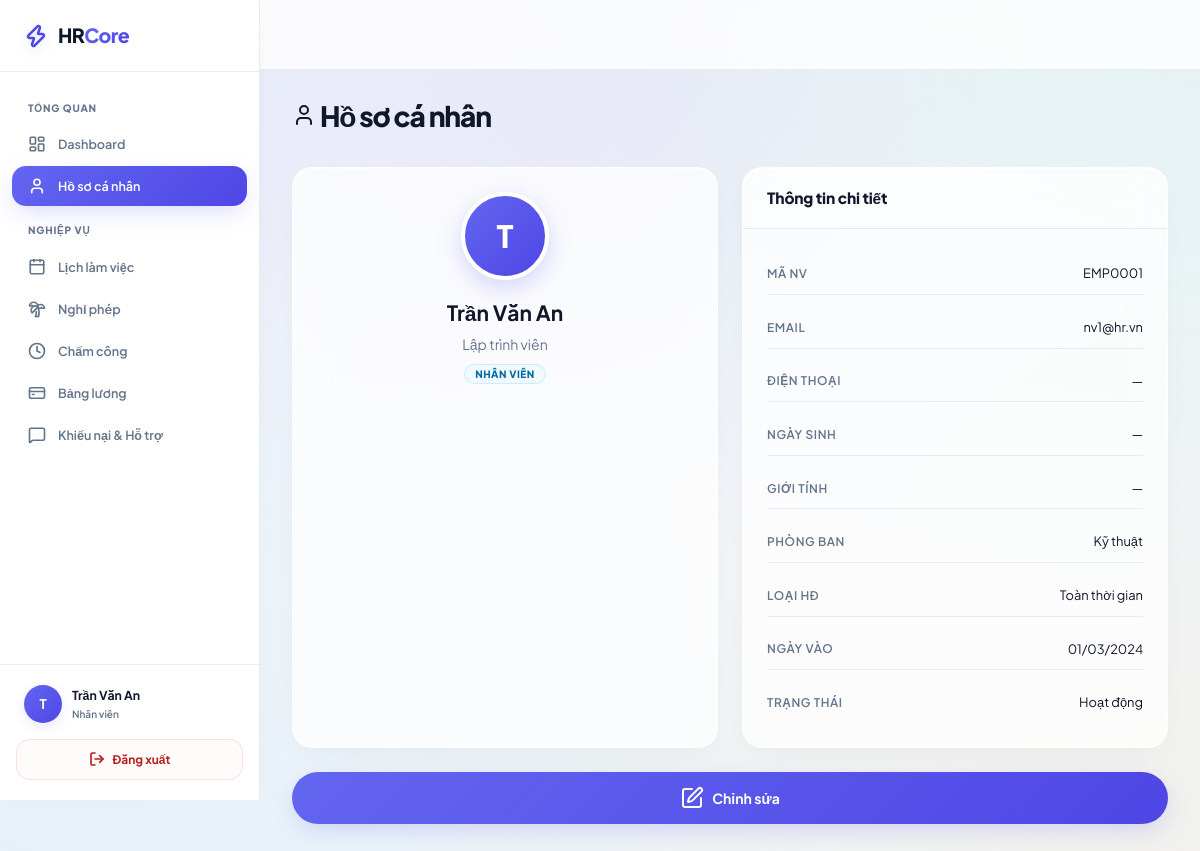
Screenshot of /profile (signed in) with the database file from the repository.
### tables this page shows
CREATE TABLE IF NOT EXISTS users (
    id              INT UNSIGNED AUTO_INCREMENT PRIMARY KEY,
    email           VARCHAR(255) NOT NULL UNIQUE,
    password_hash   VARCHAR(255) NOT NULL,
    role            ENUM('ADMIN','EMPLOYEE') NOT NULL DEFAULT 'EMPLOYEE',
    status          ENUM('ACTIVE','INACTIVE','LOCKED') NOT NULL DEFAULT 'ACTIVE',
    employee_code   VARCHAR(20)  NOT NULL UNIQUE,
    full_name       VARCHAR(200) NOT NULL,
    phone           VARCHAR(20),
    date_of_birth   DATE,
    gender          ENUM('MALE','FEMALE','OTHER'),
    department      VARCHAR(100),
    position        VARCHAR(100),
    employment_type ENUM('FULL_TIME','PART_TIME','CONTRACT') DEFAULT 'FULL_TIME',
    base_salary     DECIMAL(15,2) DEFAULT 0,
    hourly_rate     DECIMAL(10,2) DEFAULT 0,
    start_date      DATE,
    last_login_at   DATETIME,
    created_at      DATETIME NOT NULL DEFAULT CURRENT_TIMESTAMP,
    updated_at      DATETIME NOT NULL DEFAULT CURRENT_TIMESTAMP ON UPDATE CURRENT_TIMESTAMP,
    deleted_at      DATETIME,
    INDEX idx_email          (email),
    INDEX idx_employee_code  (employee_code),
    INDEX idx_status         (status)
);

### app/controllers/ProfileController.php (called while the page is built, shortened)
<?php
require_once APP_PATH . '/models/UserModel.php';
class ProfileController extends Controller {
    private UserModel         $userModel;
    public function __construct() {
        $this->userModel = new UserModel();
    }
    public function index(): void {
        $user = $this->userModel->findById(Auth::id());
        $this->render('profile/index', ['user' => $user, 'errors' => [], 'success' => '', 'pageCSS' => 'pages/profile.css']);
    }
}

### app/core/Router.php (called while the page is built, shortened)
<?php
class Router {
    public function dispatch(): void {
        $uri = parse_url($_SERVER['REQUEST_URI'], PHP_URL_PATH);
        $scriptName = $_SERVER['SCRIPT_NAME'] ?? '';
        $baseDir = dirname($scriptName);
        $baseDir = str_replace('\\', '/', $baseDir);
        if ($baseDir !== '/' && strpos($uri, $baseDir) === 0) {
            $uri = substr($uri, strlen($baseDir));
        }
        $uri = trim($uri, '/');
        $route = $this->resolve($uri);
        [$controllerName, $action, $allowedRoles] = $route;
        $controller = new $controllerName();
        $controller->$action();
    }
    private function resolve(string $uri): ?array {
        if (isset($this->routes[$uri])) {
            return $this->routes[$uri];
        }
        return null;
    }
}

### index.php (called while the page is built, shortened)
<?php
require_once APP_PATH . '/core/Database.php';
require_once APP_PATH . '/core/Model.php';
require_once APP_PATH . '/core/Router.php';
require_once APP_PATH . '/core/Auth.php';
require_once APP_PATH . '/core/Session.php';
$router = new Router();
$router->dispatch();

### app/core/Database.php (called while the page is built, shortened)
<?php
class Database {
    private static ?PDO $instance = null;
    private static string $host = 'localhost';
    private static string $dbname = 'hr_management';
    private static string $username = 'root';
    private static string $password = '2411';
    private static string $charset = 'utf8mb4';
    public static function getInstance(): PDO {
        if (self::$instance === null) {
            $dsn = "mysql:host=" . self::$host
                 . ";dbname=" . self::$dbname
                 . ";charset=" . self::$charset;
            $options = [
                PDO::ATTR_ERRMODE            => PDO::ERRMODE_EXCEPTION,
                PDO::ATTR_DEFAULT_FETCH_MODE => PDO::FETCH_ASSOC,
                PDO::ATTR_EMULATE_PREPARES   => false,
            ];
            self::$instance = new PDO($dsn, self::$username, self::$password, $options);
        }
        return self::$instance;
    }
}

### app/core/Session.php (called while the page is built, shortened)
<?php
class Session {
    public static function get(string $key, mixed $default = null): mixed {
        return $_SESSION[$key] ?? $default;
    }
}

### app/core/Auth.php (called while the page is built, shortened)
<?php
class Auth {
    public static function id(): ?int {
        $id = Session::get('user_id');
        return $id !== null ? (int) $id : null;
    }
}

### app/core/Model.php (called while the page is built, shortened)
<?php
abstract class Model {
    protected PDO $db;
    public function __construct() {
        $this->db = Database::getInstance();
    }
    protected function queryOne(string $sql, array $params = []): ?array {
        $stmt = $this->db->prepare($sql);
        $stmt->execute($params);
        $row = $stmt->fetch();
        return $row === false ? null : $row;
    }
}

### app/models/UserModel.php (called while the page is built, shortened)
<?php
require_once APP_PATH . '/core/Model.php';
class UserModel extends Model {
    public function findById(int $id): ?array {
        return $this->queryOne(
            "SELECT * FROM users WHERE id = ? AND deleted_at IS NULL",
            [$id]
        );
    }
}

### app/views/profile/index.php (the view, shortened to what this page needs)
<?php
$roleMap = [
    'ADMIN' => 'Quản trị viên',
    'EMPLOYEE' => 'Nhân viên'
];
$genderMap = [
    'MALE' => 'Nam',
    'FEMALE' => 'Nữ',
    'OTHER' => 'Khác'
];
$statusMap = [
    'ACTIVE' => 'Hoạt động',
    'INACTIVE' => 'Ngừng hoạt động',
    'SUSPENDED' => 'Tạm đình chỉ'
];
$employmentTypeMap = [
    'FULL_TIME' => 'Toàn thời gian',
    'PART_TIME' => 'Bán thời gian',
    'CONTRACT' => 'Hợp đồng',
    'INTERN' => 'Thực tập sinh'
];
?>
<div class="page-header">
    <div><h1 class="page-title"><i data-lucide="user" class="header-icon"></i> Hồ sơ cá nhân</h1></div>
</div>
<div class="grid-2">
<div class="card">
    <div class="card-body" style="text-align:center">
        <div class="profile-avatar"><?= strtoupper(mb_substr($user['full_name'],0,1)) ?></div>
        <h2 style="margin-bottom:4px"><?= htmlspecialchars($user['full_name']) ?></h2>
        <p class="text-muted"><?= htmlspecialchars($user['position'] ?? '') ?></p>
        <span class="badge badge-<?= strtolower($user['role']) ?>" style="margin-top:8px"><?= $roleMap[$user['role']] ?? $user['role'] ?></span>
    </div>
</div>
<div class="card">
    <div class="card-header"><h2 class="card-title">Thông tin chi tiết</h2></div>
    <div class="card-body">
        <div class="profile-info-list">
            <?php $fields = ['employee_code'=>'Mã NV','email'=>'Email','phone'=>'Điện thoại','date_of_birth'=>'Ngày sinh','gender'=>'Giới tính','department'=>'Phòng ban','employment_type'=>'Loại HĐ','start_date'=>'Ngày vào','status'=>'Trạng thái']; ?>
            <?php foreach ($fields as $key => $label): ?>
            <div class="profile-row">
                <span class="profile-key"><?= $label ?></span>
                <span>
                    <?php
                    $val = $user[$key];
                    if ($key === 'gender') {
                        echo $genderMap[$val] ?? $val ?? '—';
                    } elseif ($key === 'status') {
                        echo $statusMap[$val] ?? $val ?? '—';
                    } elseif ($key === 'employment_type') {
                        echo $employmentTypeMap[$val] ?? $val ?? '—';
                    } elseif ($key === 'date_of_birth' || $key === 'start_date') {
                        echo $val ? date('d/m/Y', strtotime($val)) : '—';
                    } else {
                        echo htmlspecialchars($val ?? '—');
                    }
                    ?>
                </span>
            </div>
            <?php endforeach; ?>
        </div>
    </div>
</div>
</div>
<div style="margin-top: 24px;">
    <a href="<?= BASE_URL ?>/profile/edit" class="btn btn-primary btn-full" style="padding: 14px; font-size: 1rem; border-radius: 99px; display: flex; align-items: center; justify-content: center; gap: 8px; box-shadow: var(--shadow-glow);">
        <i data-lucide="edit"></i> Chỉnh sửa
    </a>
</div>

### public/css/app.css (style rules this page uses)
:root { --bg: #f8fafc; --bg-gradient: linear-gradient(135deg, #f8fafc 0%, #eff6ff 100%); --panel-bg: rgba(255, 255, 255, 0.85); --card-bg: rgba(255, 255, 255, 0.75); --border: rgba(226, 232, 240, 0.8); --primary: #4f46e5; --primary-h: #4338ca; --primary-gradient: linear-gradient(135deg, #6366f1 0%, #4f46e5 100%); --success: #10b981; --success-light: #f0fdf4; --success-text: #047857; --warning: #f59e0b; --warning-light: #fffbeb; --warning-text: #b45309; --danger: #ef4444; --danger-light: #fef2f2; --danger-text: #b91c1c; --info: #0ea5e9; --info-light: #f0f9ff; --info-text: #0369a1; --text: #0f172a; --text-muted: #64748b; --sidebar-w: 250px; --radius: 14px; --radius-lg: 20px; --shadow-sm: 0 2px 8px rgba(0, 0, 0, 0.02); --shadow: 0 10px 30px -10px rgba(0, 0, 0, 0.05), 0 1px 3px rgba(0, 0, 0, 0.01); --shadow-lg: 0 20px 40px -15px rgba(99, 102, 241, 0.1), 0 1px 10px rgba(0, 0, 0, 0.02); --shadow-glow: 0 8px 24px -4px rgba(99, 102, 241, 0.25); --shadow-success: 0 8px 24px -4px rgba(16, 185, 129, 0.25); --shadow-danger: 0 8px 24px -4px rgba(239, 68, 68, 0.25); }
*, *::before, *::after { box-sizing: border-box; margin: 0; padding: 0; }
html { font-size: 14px; scroll-behavior: smooth; }
body { font-family: 'Plus Jakarta Sans', 'Inter', sans-serif; background: #f1f5f9; background-image: radial-gradient(at 0% 0%, rgba(99, 102, 241, 0.08) 0px, transparent 50%), radial-gradient(at 50% 0%, rgba(168, 85, 247, 0.06) 0px, transparent 50%), radial-gradient(at 100% 0%, rgba(16, 185, 129, 0.06) 0px, transparent 50%), radial-gradient(at 0% 100%, rgba(14, 165, 233, 0.05) 0px, transparent 50%), radial-gradient(at 100% 100%, rgba(245, 158, 11, 0.05) 0px, transparent 50%); background-attachment: fixed; color: var(--text); display: flex; min-height: 100vh; line-height: 1.6; font-feature-settings: "cv02", "cv03", "cv04", "cv11"; -webkit-font-smoothing: antialiased; }
.page-header { display: flex; flex-direction: column; margin-bottom: 28px; gap: 4px; }
.page-title { font-size: 2rem; font-weight: 800; color: var(--text); letter-spacing: -0.04em; }
.card { background: var(--card-bg); backdrop-filter: blur(16px); -webkit-backdrop-filter: blur(16px); border: 1px solid rgba(255, 255, 255, 0.6); border-radius: var(--radius-lg); box-shadow: var(--shadow), inset 0 1px 1px rgba(255, 255, 255, 0.8); overflow: hidden; transition: all 0.3s cubic-bezier(0.4, 0, 0.2, 1); }
.card-header { display: flex; align-items: center; justify-content: space-between; padding: 18px 24px; border-bottom: 1px solid var(--border); background: rgba(255, 255, 255, 0.3); }
.card-title { font-weight: 800; font-size: 1.1rem; color: var(--text); letter-spacing: -0.01em; }
.card-body { padding: 24px; }
.grid-2 { display: grid; grid-template-columns: 1fr 1fr; gap: 24px; }
.btn { display: inline-flex; align-items: center; justify-content: center; gap: 8px; padding: 10px 20px; border-radius: var(--radius); font-size: 0.88rem; font-weight: 700; cursor: pointer; text-decoration: none; border: none; transition: all 0.2s cubic-bezier(0.4, 0, 0.2, 1); white-space: nowrap; }
.btn-primary { background: var(--primary-gradient); color: #ffffff; box-shadow: var(--shadow-glow); }
.btn-full { width: 100%; }
.badge { display: inline-flex; align-items: center; padding: 4px 10px; border-radius: 99px; font-size: 0.72rem; font-weight: 750; text-transform: uppercase; letter-spacing: 0.05em; line-height: 1; }
.badge-employee { background: var(--info-light); color: var(--info-text); border: 1px solid rgba(14, 165, 233, 0.15); }
.profile-avatar { width: 130px; height: 130px; border-radius: 50%; background: var(--primary-gradient); color: #ffffff; display: flex; align-items: center; justify-content: center; font-size: 3.5rem; font-weight: 800; margin: 0 auto 20px; box-shadow: 0 10px 25px rgba(99, 102, 241, 0.25); border: 4px solid #ffffff; }
.profile-info-list { display: flex; flex-direction: column; gap: 0; }
.profile-row { display: flex; gap: 16px; padding: 12px 0; border-bottom: 1px solid rgba(226, 232, 240, 0.6); }
.profile-row:last-child { border-bottom: none; }
.profile-key { width: 160px; color: var(--text-muted); font-size: 0.85rem; font-weight: 700; flex-shrink: 0; text-transform: uppercase; letter-spacing: 0.05em; }
.text-muted { color: var(--text-muted); }

### rows the page displays
users: full_name "T", full_name "Trần Văn An", position "Lập trình viên", role "NHÂN VIÊN", employee_code "EMP0001", email "nv1@hr.vn", department "Kỹ thuật", employment_type "Toàn thời gian", start_date "01/03/2024", status "Hoạt động"

### other values shown
mb_substr(Session::get('user_name', 'U'), 0, 1) "T"
Session::get('user_name', '') "Trần Văn An"
$label "MÃ NV"
$label "EMAIL"
$label "ĐIỆN THOẠI"
$val "—"
$label "NGÀY SINH"
$label "GIỚI TÍNH"
$genderMap[$val] "—"
$label "PHÒNG BAN"
$label "LOẠI HĐ"
$label "NGÀY VÀO"
$label "TRẠNG THÁI"
